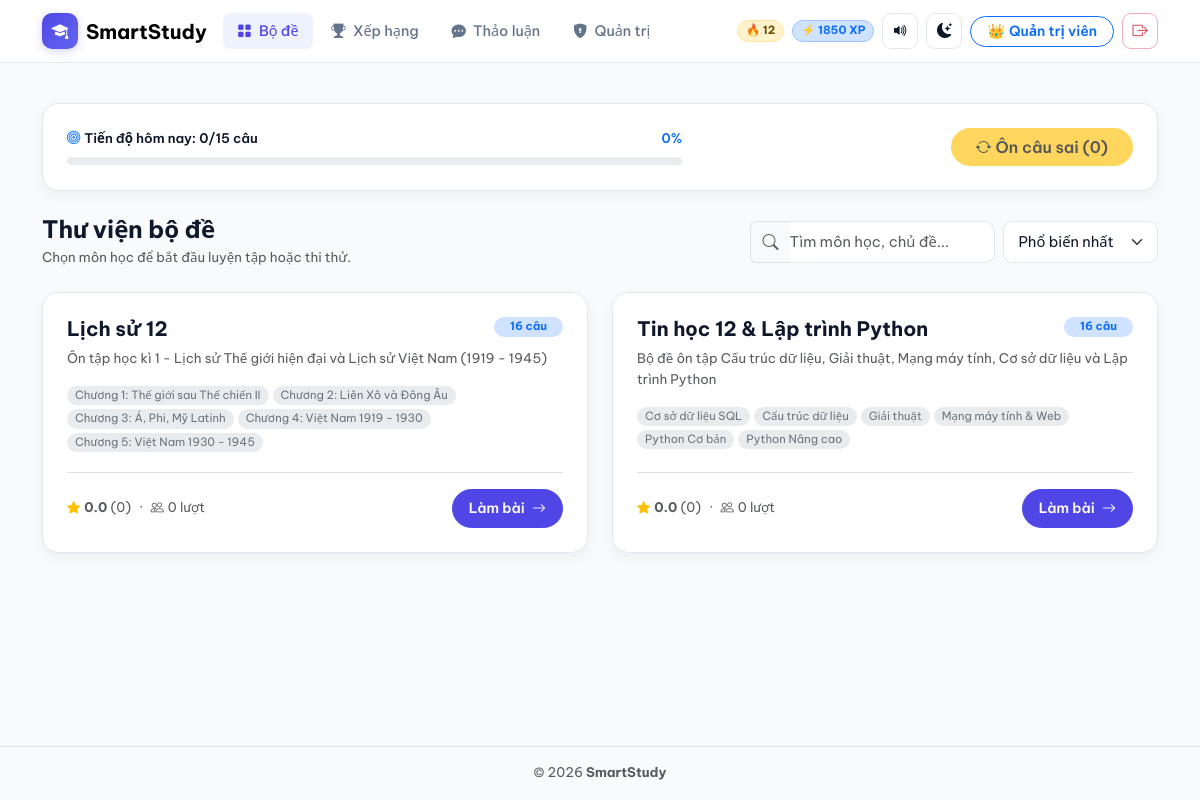
The page / (signed in) on the database its author committed.
### models.py (models this page shows, shortened)
class User(UserMixin, db.Model):
    __tablename__ = "users"
    id = db.Column(db.Integer, primary_key=True)
    username = db.Column(db.String(50), unique=True, nullable=False, index=True)
    display_name = db.Column(db.String(80), nullable=False)
    password_hash = db.Column(db.String(256), nullable=False)
    avatar = db.Column(db.String(120), default="🎓")
    role = db.Column(db.String(20), default="user")  # 'user' hoặc 'admin'
    xp = db.Column(db.Integer, default=0)
    streak_days = db.Column(db.Integer, default=0)
    last_study_date = db.Column(db.Date, nullable=True)
    daily_goal = db.Column(db.Integer, default=10)
    questions_done_today = db.Column(db.Integer, default=0)
    total_questions_answered = db.Column(db.Integer, default=0)
    created_at = db.Column(db.DateTime, default=datetime.utcnow)
    attempts = db.relationship("QuizAttempt", backref="user", lazy="dynamic", cascade="all, delete-orphan")
    wrong_questions = db.relationship("WrongQuestion", backref="user", lazy="dynamic", cascade="all, delete-orphan")
    bookmarks = db.relationship("Bookmark", backref="user", lazy="dynamic", cascade="all, delete-orphan")
    badges = db.relationship("UserBadge", backref="user", lazy="dynamic", cascade="all, delete-orphan")
    reviews = db.relationship("Review", backref="user", lazy="dynamic", cascade="all, delete-orphan")
    reports = db.relationship("QuestionReport", backref="user", lazy="dynamic", cascade="all, delete-orphan")
    messages = db.relationship("ChatMessage", backref="user", lazy="dynamic", cascade="all, delete-orphan")

### routes/main.py (the view, shortened to what this page needs)
@main_bp.route("/")
def index():
    subjects = load_all_subjects()
    search_query = request.args.get("q", "").strip().lower()
    sort_by = request.args.get("sort", "popular")  # 'popular' hoặc 'newest'
    attempt_counts = dict(
        db.session.query(QuizAttempt.subject_file, func.count(QuizAttempt.id))
        .group_by(QuizAttempt.subject_file)
        .all()
    )
    rating_stats = (
        db.session.query(
            Review.subject_file,
            func.avg(Review.rating),
            func.count(Review.id)
        )
        .group_by(Review.subject_file)
        .all()
    )
    rating_map = {r[0]: (round(float(r[1] or 0), 1), int(r[2])) for r in rating_stats}
    filtered = []
    for s in subjects:
        fname = s["filename"]
        s["attempts_count"] = attempt_counts.get(fname, 0)
        avg_r, cnt_r = rating_map.get(fname, (0.0, 0))
        s["avg_rating"] = avg_r
        s["review_count"] = cnt_r
        s["recent_reviews"] = (
            Review.query.filter_by(subject_file=fname)
            .order_by(Review.created_at.desc())
            .limit(5)
            .all()
        )
        filtered.append(s)
    if sort_by == "newest":
        filtered.sort(key=lambda x: x["mtime"], reverse=True)
    else:
        filtered.sort(key=lambda x: (x["attempts_count"], x["avg_rating"]), reverse=True)
    wrong_count = 0
    if current_user.is_authenticated:
        wrong_count = WrongQuestion.query.filter_by(user_id=current_user.id).count()
    return render_template(
        "index.html",
        subjects=filtered,
        search_query=search_query,
        sort_by=sort_by,
        wrong_count=wrong_count
    )

### app.py (called while the page is built)
@login_manager.user_loader
def load_user(user_id):
    return db.session.get(User, int(user_id))

### templates/index.html (shortened to what this page needs)
{% extends "base.html" %}
{% block content %}
{% if current_user.is_authenticated %}
<div class="card-smart p-3 p-md-4 mb-4">
    <div class="row align-items-center g-3">
        <div class="col-md-7">
            <div class="d-flex justify-content-between align-items-center small fw-semibold mb-2">
                <span><i class="bi bi-bullseye text-primary me-1"></i>Tiến độ hôm nay: {{ current_user.questions_done_today }}/{{ current_user.daily_goal }} câu</span>
                {% set pct = ((current_user.questions_done_today / current_user.daily_goal) * 100)|int if current_user.daily_goal else 100 %}
                <span class="text-primary">{{ pct if pct <= 100 else 100 }}%</span>
            </div>
            <div class="progress rounded-pill" style="height: 8px;">
            </div>
        </div>
        <div class="col-md-5 text-md-end">
            <form action="{{ url_for('quiz.start_quiz') }}" method="POST" class="d-grid d-md-inline-block">
                <button type="submit" class="btn btn-warning fw-semibold rounded-pill px-4" {% if wrong_count == 0 %}disabled{% endif %}>
                    <i class="bi bi-arrow-repeat me-1"></i>Ôn câu sai ({{ wrong_count }})
                </button>
            </form>
        </div>
    </div>
</div>
{% endif %}
<div class="d-flex flex-column flex-md-row justify-content-between align-items-md-center gap-3 mb-4">
    <div>
        <h1 class="h4 fw-bold mb-1">Thư viện bộ đề</h1>
        <p class="text-muted small mb-0">Chọn môn học để bắt đầu luyện tập hoặc thi thử.</p>
    </div>
    <form method="GET" action="{{ url_for('main.index') }}" class="d-flex flex-wrap flex-sm-nowrap gap-2">
        <div class="input-group">
            <span class="input-group-text bg-transparent border-end-0 text-muted"><i class="bi bi-search"></i></span>
            <input type="text" name="q" value="{{ search_query }}" class="form-control border-start-0 ps-0"
                   placeholder="Tìm môn học, chủ đề...">
        </div>
        <select name="sort" class="form-select" style="width: auto; min-width: 155px;" onchange="this.form.submit()">
            <option value="popular" {% if sort_by == 'popular' %}selected{% endif %}>Phổ biến nhất</option>
        </select>
    </form>
</div>
<div class="row g-3 g-md-4">
    {% for s in subjects %}
    <div class="col-md-6">
        <div class="card-smart hover-lift h-100 p-3 p-md-4 d-flex flex-column justify-content-between">
            <div>
                <div class="d-flex justify-content-between align-items-start gap-2 mb-2">
                    <h2 class="h5 fw-bold mb-0">{{ s.subject }}</h2>
                    <span class="badge bg-primary-subtle text-primary rounded-pill px-3 py-1 flex-shrink-0">
                        {{ s.question_count }} câu
                    </span>
                </div>
                <p class="text-muted small mb-3">{{ s.description }}</p>
                <div class="d-flex flex-wrap gap-1 mb-3">
                    {% for t in s.topics %}
                    <span class="badge bg-body-secondary text-secondary fw-normal rounded-pill px-2 py-1">{{ t }}</span>
                    {% endfor %}
                </div>
            </div>
            <div>
                <div class="d-flex justify-content-between align-items-center border-top pt-3 mt-1">
                    <div class="small text-muted d-flex align-items-center gap-2">
                        <span><i class="bi bi-star-fill text-warning me-1"></i><strong>{{ s.avg_rating }}</strong> ({{ s.review_count }})</span>
                        <span>·</span>
                        <span><i class="bi bi-people me-1"></i>{{ s.attempts_count }} lượt</span>
                    </div>
                    <a href="{{ url_for('quiz.setup', filename=s.filename) }}" class="btn btn-primary btn-sm rounded-pill px-3 py-2 fw-semibold">
                        Làm bài <i class="bi bi-arrow-right ms-1"></i>
                    </a>
                </div>
            </div>
        </div>
    </div>
    {% endfor %}
</div>
{% endblock %}

### templates/base.html (shortened to what this page needs)
<!DOCTYPE html>
<html lang="vi" data-bs-theme="light">
<head>
    <link href="https://cdn.jsdelivr.net/npm/bootstrap@5.3.3/dist/css/bootstrap.min.css" rel="stylesheet">
    <link href="https://cdn.jsdelivr.net/npm/bootstrap-icons@1.11.3/font/bootstrap-icons.min.css" rel="stylesheet">
    <link rel="stylesheet" href="{{ url_for('static', filename='css/style.css') }}">
</head>
<body>
    <nav class="navbar navbar-expand-lg navbar-smart sticky-top py-2">
        <div class="container">
            <a class="navbar-brand fw-bold d-flex align-items-center gap-2 m-0" href="{{ url_for('main.index') }}">
                <span class="brand-logo"><i class="bi bi-mortarboard-fill"></i></span>
                <span>SmartStudy</span>
            </a>
            <div class="collapse navbar-collapse d-none d-lg-flex ms-3" id="mainNavbar">
                <ul class="navbar-nav me-auto gap-1">
                    <li class="nav-item">
                        <a class="nav-link nav-pill-link {% if request.endpoint == 'main.index' or 'quiz.' in (request.endpoint or '') %}active{% endif %}" href="{{ url_for('main.index') }}">
                            <i class="bi bi-grid-fill"></i> Bộ đề
                        </a>
                    </li>
                    <li class="nav-item">
                        <a class="nav-link nav-pill-link {% if request.endpoint == 'main.leaderboard' %}active{% endif %}" href="{{ url_for('main.leaderboard') }}">
                            <i class="bi bi-trophy-fill"></i> Xếp hạng
                        </a>
                    </li>
                    <li class="nav-item">
                        <a class="nav-link nav-pill-link {% if request.endpoint == 'main.chat' %}active{% endif %}" href="{{ url_for('main.chat') }}">
                            <i class="bi bi-chat-dots-fill"></i> Thảo luận
                        </a>
                    </li>
                    {% if current_user.is_authenticated and current_user.role == 'admin' %}
                    <li class="nav-item">
                        <a class="nav-link nav-pill-link {% if 'admin.' in (request.endpoint or '') %}active{% endif %}" href="{{ url_for('admin.dashboard') }}">
                            <i class="bi bi-shield-lock-fill"></i> Quản trị
                        </a>
                    </li>
                    {% endif %}
                </ul>
            </div>
            <div class="d-flex align-items-center gap-2 ms-auto">
                {% if current_user.is_authenticated %}
                <span class="badge bg-warning-subtle text-warning-emphasis border border-warning-subtle rounded-pill px-2 py-1 d-none d-sm-inline-flex align-items-center gap-1" title="Chuỗi ngày học">
                    🔥 {{ current_user.streak_days }}
                </span>
                <span class="badge bg-primary-subtle text-primary border border-primary-subtle rounded-pill px-2 py-1 d-inline-flex align-items-center gap-1" title="Điểm kinh nghiệm">
                    ⚡ {{ current_user.xp }} XP
                </span>
                {% endif %}
                <button id="soundToggleBtn" type="button" class="icon-btn" title="Bật/Tắt âm thanh">
                </button>
                <button id="themeToggleBtn" type="button" class="icon-btn" title="Giao diện Sáng/Tối">
                    <i id="themeToggleIcon" class="bi bi-moon-stars-fill"></i>
                </button>
                {% if current_user.is_authenticated %}
                <a href="{{ url_for('main.profile') }}" class="btn btn-sm btn-outline-primary rounded-pill fw-semibold d-none d-md-inline-flex align-items-center gap-1 px-3">
                    <span>{{ current_user.avatar }}</span>
                    <span>{{ current_user.display_name }}</span>
                </a>
                <a href="{{ url_for('auth.logout') }}" class="icon-btn text-danger border-danger-subtle" title="Đăng xuất">
                    <i class="bi bi-box-arrow-right"></i>
                </a>
                {% else %}
                <a href="{{ url_for('auth.login') }}" class="btn btn-sm btn-outline-primary rounded-pill px-3 fw-medium">Đăng nhập</a>
                <a href="{{ url_for('auth.register') }}" class="btn btn-sm btn-primary rounded-pill px-3 fw-medium d-none d-sm-inline-block">Đăng ký</a>
                {% endif %}
            </div>
        </div>
    </nav>
    <main class="container my-3 my-md-4 flex-grow-1">
        {% block content %}{% endblock %}
    </main>
    <footer class="py-3 mt-auto border-top text-center text-muted small desktop-footer">
        <div class="container">
            <span>© 2026 <strong>SmartStudy</strong></span>
        </div>
    </footer>
</body>
</html>

### static/css/style.css (style rules this page uses)
:root { --bg-body: #f8fafc; --bg-card: #ffffff; --bg-subtle: #eef2ff; --bg-muted: #f1f5f9; --text-main: #0f172a; --text-muted: #64748b; --border-color: #e2e8f0; --primary: #4f46e5; --primary-hover: #4338ca; --success-soft: #ecfdf5; --danger-soft: #fef2f2; --warning-soft: #fffbeb; --shadow-xs: 0 1px 2px rgba(15, 23, 42, 0.04); --shadow-sm: 0 4px 12px rgba(15, 23, 42, 0.05); --shadow-md: 0 10px 25px rgba(15, 23, 42, 0.08); --radius-md: 12px; --radius-lg: 16px; --bottom-nav-h: 64px; }
* { -webkit-tap-highlight-color: transparent; }
body { font-family: 'Be Vietnam Pro', system-ui, -apple-system, sans-serif; background-color: var(--bg-body); color: var(--text-main); min-height: 100vh; display: flex; flex-direction: column; font-size: 0.95rem; line-height: 1.55; transition: background-color 0.2s ease, color 0.2s ease; }
.navbar-smart { background-color: rgba(255, 255, 255, 0.9); backdrop-filter: blur(12px); -webkit-backdrop-filter: blur(12px); border-bottom: 1px solid var(--border-color); }
.brand-logo { width: 36px; height: 36px; border-radius: 10px; background: linear-gradient(135deg, var(--primary), #6366f1); color: #fff; display: inline-flex; align-items: center; justify-content: center; font-size: 1.05rem; box-shadow: 0 2px 8px rgba(79, 70, 229, 0.25); }
.nav-pill-link { padding: 0.45rem 0.9rem !important; border-radius: 8px; color: var(--text-muted) !important; font-weight: 500; font-size: 0.9rem; transition: all 0.15s ease; display: inline-flex; align-items: center; gap: 0.45rem; }
.nav-pill-link:hover, .nav-pill-link.active { color: var(--primary) !important; background-color: var(--bg-subtle); }
.icon-btn { width: 36px; height: 36px; border-radius: 9px; border: 1px solid var(--border-color); background-color: var(--bg-card); color: var(--text-main); display: inline-flex; align-items: center; justify-content: center; transition: all 0.15s ease; cursor: pointer; }
.card-smart { background-color: var(--bg-card); border: 1px solid var(--border-color); border-radius: var(--radius-lg); box-shadow: var(--shadow-sm); transition: transform 0.18s ease, box-shadow 0.18s ease, border-color 0.18s ease; }
.btn-primary { background-color: var(--primary); border-color: var(--primary); }
.form-control, .form-select { border-color: var(--border-color); background-color: var(--bg-card); color: var(--text-main); border-radius: 10px; padding: 0.55rem 0.9rem; font-size: 0.92rem; }

### rows shown on the page
User: streak_days "12", xp "1850", avatar "👑", display_name "Quản trị viên", questions_done_today "0", daily_goal "15"

### other values the page prints
{{ pct if pct <= 100 else 100 }} "0"
{{ wrong_count }} "0"
{{ s.subject }} "Lịch sử 12" "Tin học 12 & Lập trình Python"
{{ s.question_count }} "16" "16"
{{ s.description }} "Ôn tập học kì 1 - Lịch sử Thế giới hiện đại và Lịch sử Việt Nam (1919 - 1945)" "Bộ đề ôn tập Cấu trúc dữ liệu, Giải thuật, Mạng máy tính, Cơ sở dữ liệu và Lập trình Python"
{{ t }} "Chương 1: Thế giới sau Thế chiến II" "Chương 2: Liên Xô và Đông Âu" "Chương 3: Á, Phi, Mỹ Latinh" "Chương 4: Việt Nam 1919 - 1930" "Chương 5: Việt Nam 1930 - 1945" "Cơ sở dữ liệu SQL" "Cấu trúc dữ liệu" "Giải thuật" "Mạng máy tính & Web" "Python Cơ bản" "Python Nâng cao"
{{ s.avg_rating }} "0.0" "0.0"
{{ s.review_count }} "0" "0"
{{ s.attempts_count }} "0" "0"
